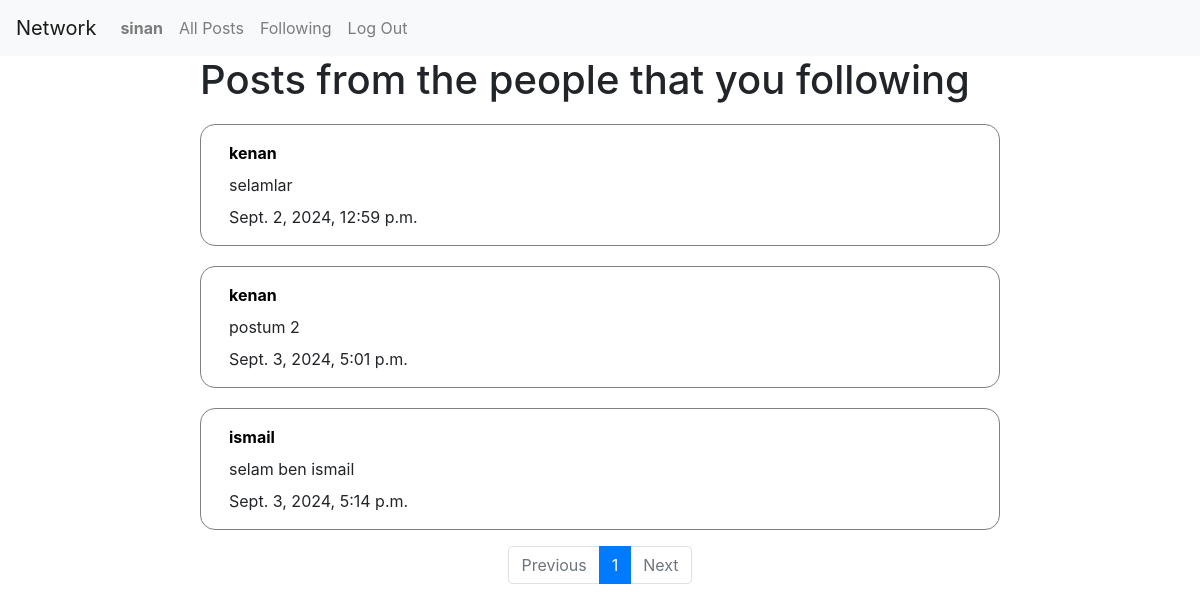
Before: /following (signed in) with the older database file.
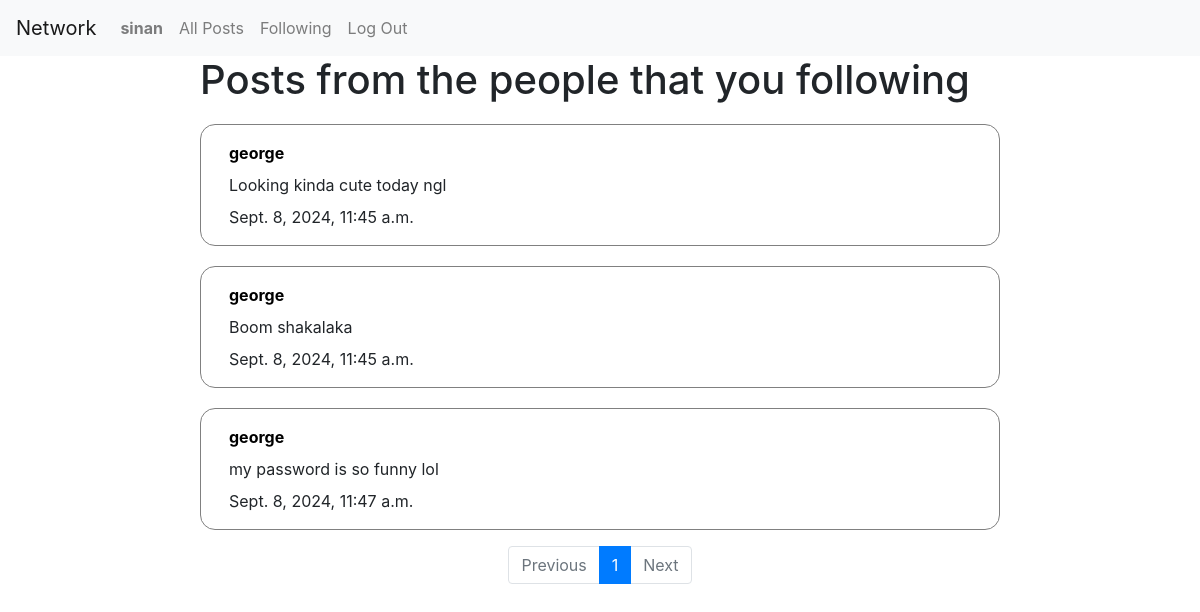
After: the same page with the newer database file.
### network/models.py (models this page shows)
class Post(models.Model):
    content = models.CharField(max_length=256)
    like = models.PositiveIntegerField(default=0)
    owner = models.ForeignKey(User, related_name="owner", on_delete=models.CASCADE)
    time = models.DateTimeField(auto_now_add=True)

class User(AbstractUser):
    pass

### network/views.py (the view)
# urls.py: path("following", views.following, name="following"),
@login_required
def following(request):
    user = User.objects.get(pk=request.user.id)
    following = user.follower.all()
    if len(following) == 0:
        nofollow = True
        page_obj = None
    else:
        nofollow = False
        follow = [x.following.id for x in following]
        out = Post.objects.all().filter(owner__id__in = follow)
        paginator = Paginator(out,10)
        page_num = request.GET.get('page')
        page_obj = paginator.get_page(page_num)
    return render(request, "network/following.html", {"page_obj":page_obj, "nofollow":nofollow})

### network/templates/network/following.html
{% extends "network/layout.html" %}
{% block body %}
<main>
    {% if nofollow %}
    <h1>Currently, you are not following anybody.</h1>
    {% else %}
    <h1>Posts from the people that you following</h1>
    {% for post in page_obj %}
        <div class="post">
            <p class="username"><a href="{% url 'profile' post.owner.username %}">{{post.owner.username}}</a></p>
            <p>{{ post.content }}</p>
            <p>{{ post.time }}</p>
        </div>
    {% empty %}
    <h5>User has no posts</h5>
    {% endfor %}
    {% endif %}
</main>
<footer>
    <nav class="page-nav" aria-label="Page navigation">
        <ul class="pagination justify-content-center">
            {% if page_obj.has_previous %}
            <li class="page-item"><a class="page-link" href="?page={{ page_obj.previous_page_number }}">Previous</a></li>
            {% else %}
            <li class="page-item disabled"><a class="page-link" href="">Previous</a></li>
            {% endif %}
            <li class="page-item active"><a class="page-link" href="?page={{ page_obj.number }}">{{ page_obj.number }}</a></li>
            {% if page_obj.has_next %}
            <li class="page-item"><a class="page-link" href="?page={{ page_obj.next_page_number }}">Next</a></li>
            {% else %}
            <li class="page-item disabled"><a class="page-link" href="">Next</a></li>
            {% endif %}
        </ul>
    </nav>
</footer>
{% endblock %}

Changed rows visible on the page:
no longer on this page (row edited): Post: owner.username "kenan", content "selamlar", time "Sept. 2, 2024, 12:59 p.m."
no longer on this page (row edited): Post: owner.username "kenan", content "postum 2", time "Sept. 3, 2024, 5:01 p.m."
no longer on this page (row edited): Post: owner.username "ismail", content "selam ben ismail", time "Sept. 3, 2024, 5:14 p.m."
now on this page (row edited): Post: owner.username "george", content "Looking kinda cute today ngl", time "Sept. 8, 2024, 11:45 a.m."
added Post: owner.username "george", content "Boom shakalaka", time "Sept. 8, 2024, 11:45 a.m."
added Post: owner.username "george", content "my password is so funny lol", time "Sept. 8, 2024, 11:47 a.m."
